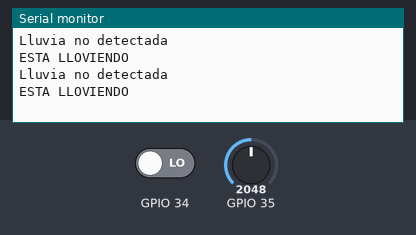
Recording of a sketch running on a simulated ESP32. On the bench: the last lines printed to the serial monitor. The test bench sets the inputs (shaded band); at power-on: GPIO 35 = 2048, GPIO 34 LOW.

Above: at 2.8 s.
2.9 s: GPIO 35 set to 960
At 4.6 s:
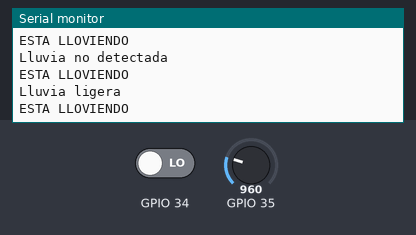
7.5 s: GPIO 34 driven HIGH
At 8.9 s:
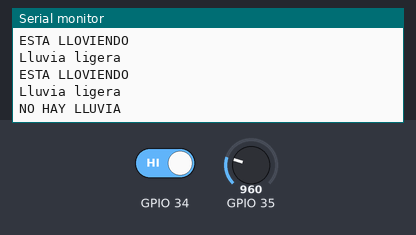
11.5 s: GPIO 35 set to 491
At 13.2 s:
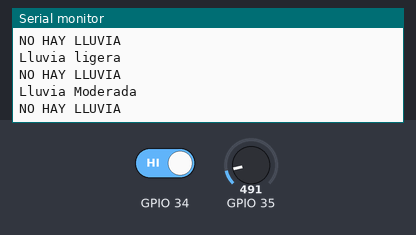
15.5 s: GPIO 35 set to 260
At 17.4 s:
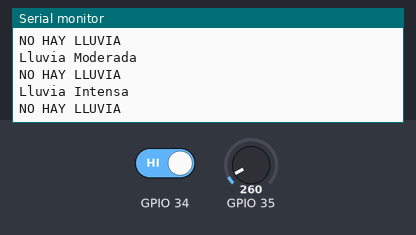

Measured:
- after the input at 2.9 s, the serial monitor: prints a new line after 1.1 s (image 1)
- after the input at 7.5 s, the serial monitor: prints a new line after 0.50 s (image 2)
- after the input at 11.5 s, the serial monitor: prints a new line after 0.50 s (image 3)
- after the input at 15.5 s, the serial monitor: prints a new line after 0.50 s (image 4)

The sketch:

sensor_de_lluvia_krm.ino
```cpp
int analogValue;
bool digitalValue;

void setup() {
  Serial.begin(9600);
}

void loop() {
  analogValue = analogRead(35);
  if (analogValue < 300)
     Serial.println("Lluvia Intensa");
  else if (analogValue < 500)
   Serial.println ("Lluvia Moderada");
  else if (analogValue < 1000)
     Serial.println ("Lluvia ligera");
  else
     Serial.println("Lluvia no detectada");
  digitalValue = digitalRead(34);
  if (digitalValue == HIGH)
     Serial.println("NO HAY LLUVIA");
  else
     Serial.println("ESTA LLOVIENDO");


  delay (2000);
}
```
